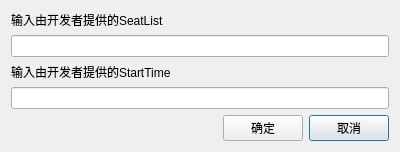
<?xml version="1.0" encoding="UTF-8"?>
<ui version="4.0">
 <class>Dialog</class>
 <widget class="QDialog" name="Dialog">
  <property name="enabled">
   <bool>true</bool>
  </property>
  <property name="geometry">
   <rect>
    <x>0</x>
    <y>0</y>
    <width>400</width>
    <height>150</height>
   </rect>
  </property>
  <property name="sizePolicy">
   <sizepolicy hsizetype="Minimum" vsizetype="Minimum">
    <horstretch>0</horstretch>
    <verstretch>0</verstretch>
   </sizepolicy>
  </property>
  <property name="windowTitle">
   <string>设置初始座位</string>
  </property>
  <layout class="QGridLayout" name="gridLayout_2">
   <item row="2" column="1" rowspan="2">
    <layout class="QGridLayout" name="gridLayout">
     <item row="4" column="2">
      <widget class="QPushButton" name="pushButton_2">
       <property name="text">
        <string>取消</string>
       </property>
      </widget>
     </item>
     <item row="4" column="1">
      <widget class="QPushButton" name="pushButton">
       <property name="text">
        <string>确定</string>
       </property>
      </widget>
     </item>
     <item row="4" column="0">
      <spacer name="horizontalSpacer">
       <property name="orientation">
        <enum>Qt::Horizontal</enum>
       </property>
       <property name="sizeHint" stdset="0">
        <size>
         <width>40</width>
         <height>20</height>
        </size>
       </property>
      </spacer>
     </item>
     <item row="3" column="0" colspan="3">
      <widget class="QLineEdit" name="lineEdit"/>
     </item>
     <item row="2" column="0" colspan="3">
      <widget class="QLabel" name="label_2">
       <property name="text">
        <string>输入由开发者提供的StartTime</string>
       </property>
      </widget>
     </item>
     <item row="1" column="0" colspan="3">
      <widget class="QLineEdit" name="lineEdit_2"/>
     </item>
     <item row="0" column="0" colspan="3">
      <widget class="QLabel" name="label">
       <property name="text">
        <string>输入由开发者提供的SeatList</string>
       </property>
      </widget>
     </item>
    </layout>
   </item>
  </layout>
 </widget>
 <resources/>
 <connections/>
</ui>
